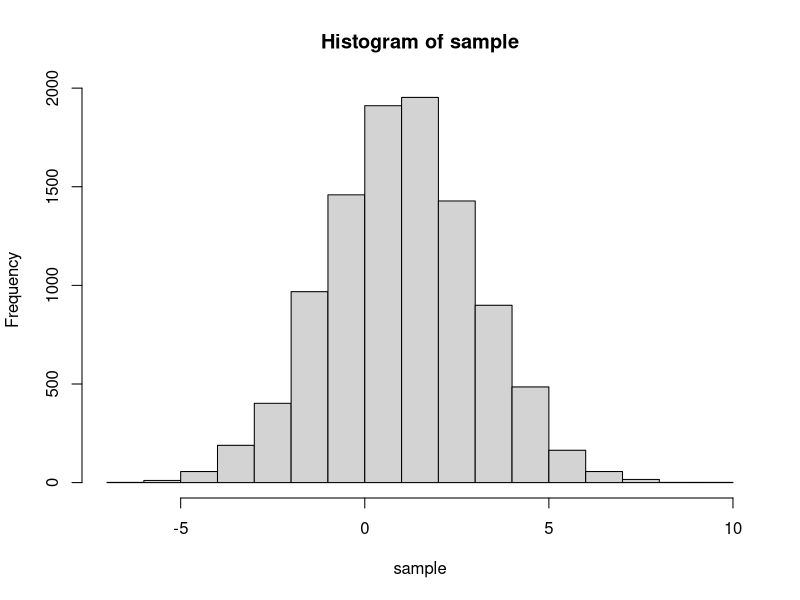
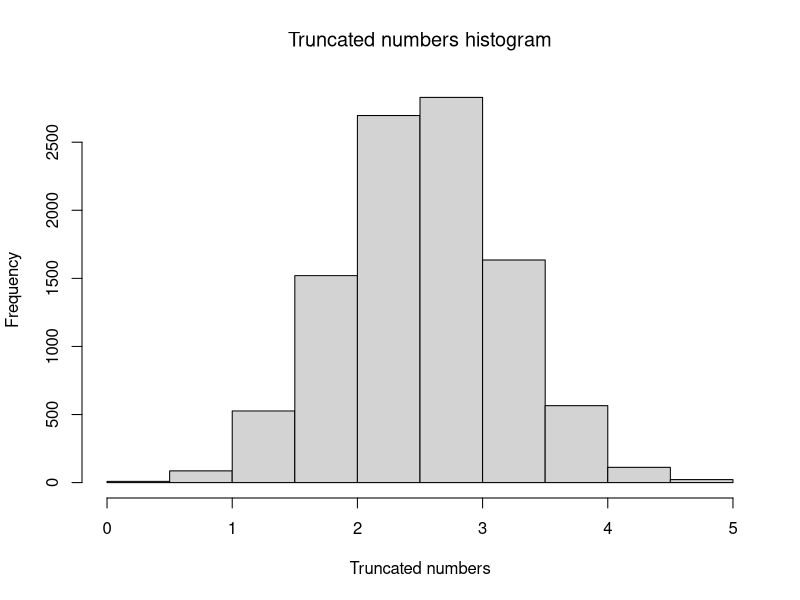
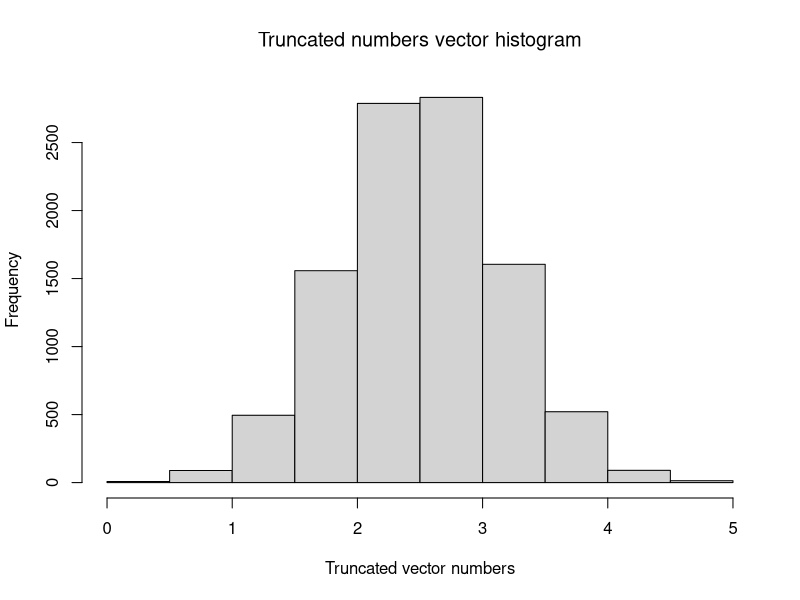
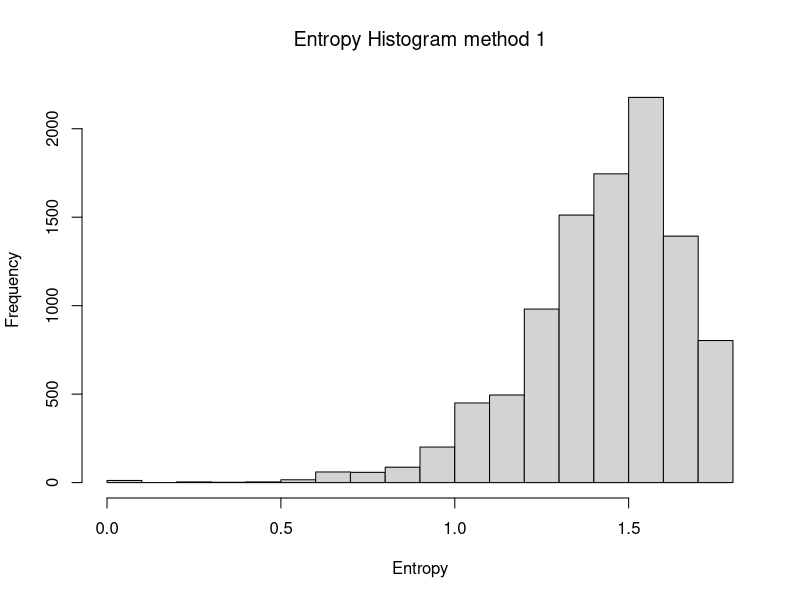
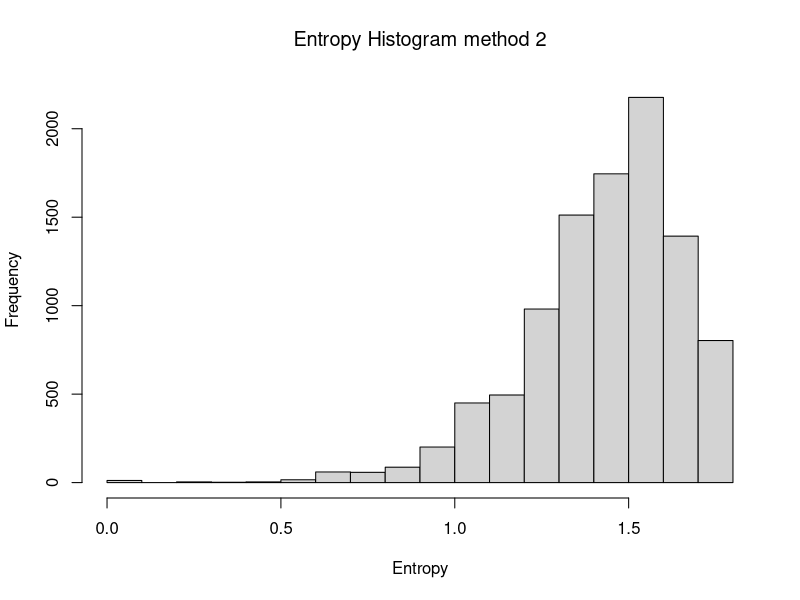

R code for these plots, in order:
#Name : Pradyuth Vangur
#Assignment 2

#Problem 1: Rejection sampling from a truncated Gaussian

#Question 1
#Creating a sample as described in the question
sample <- rnorm(n = 10000, mean = 1, sd = 2)
head(sample)

#Generating histogram of the sample
hist(sample)

#Question 2
#Creating trunc_norm in order to generate number between (lower, upper)
k <- 1

#Creating function with the required inputs
trunc_norm <- function(mean, sd, lower = -Inf, upper = Inf, num_samp = 1){
#Creating dataframe to store the data in the rows and columns represent the sample number
  trunc_sample <- data.frame()
#Generating sample sets of truncated gaussian data
  for(k in 1:num_samp){
    i <- 1
    j <- 1
#Generating random normalised data
    sample <- rnorm(n = 10000, mean = mean, sd = sd)
    while(i <= length(sample)){
#Converting each number from the normal Gaussian distribution to truncated distribution
      trunc_sample[j, k] <- (sample[i] - range(sample)[1]) * ((upper - lower) / (diff(range(sample)))) + lower
      i = i + 1
      j = j + 1
      }
  }
  return(trunc_sample)
}

#Question 3
#Generating the truncated numbers between 0 and 5
num <- trunc_norm(mean = 1, sd = 2, lower = 0, upper = 5)
head(num)
#We obtain the data in a list form which has to be unlisted to be histogrammed
hist(unlist(num), xlab = "Truncated numbers", main = expression("Truncated numbers histogram"))

#Question 4
#Creating function with the required inputs
trunc_norm_vec <- function(mean, sd, lower = -Inf, upper = Inf, num_samp = 1){
  sample_vec <- rnorm(10000, mean = mean, sd = sd)
  z <- 1
#Matrix represents the data samples with columns refering to the sample numbers
  trunc_sample_vec <- matrix(nrow = 10000, ncol = num_samp)
  while(z <= num_samp){
    trunc_sample_vec[,z] <- (sample_vec - range(sample_vec)[1]) * ((upper - lower) / diff(range(sample_vec))) + lower
    z = z + 1
  }
  return(trunc_sample_vec)
}

#Question 5
#Generating truncated numbers between 0 and 5
num_vec <- trunc_norm_vec(mean = 1, sd = 2, lower = 0, upper = 5)
head(num_vec)

#Generating histogram
hist(unlist(num_vec), xlab = "Truncated vector numbers", main = expression("Truncated numbers vector histogram"))

#Question 6
#System time for normal function with loops
system.time(trunc_norm(mean = 1, sd = 2, lower = 0, upper = 5, num_samp = 4))

#System time for normal function with vectors
system.time(trunc_norm_vec(mean = 1, sd = 2, lower = 0, upper = 5, num_samp = 4))

#Problem 2: Calculating Entropy

#Question 1
#Generating variables of mean 1 and sd 1
ent_vec <- matrix(rnorm(60000, mean = 1, sd = 1), ncol = 6)
head(ent_vec)

#Setting all negative elements to zero
ent_vec[which(ent_vec < 0)] <- 0

#Rescaling rows of matrix to one
ent_vec_sum <- rowSums(ent_vec)
head(ent_vec_sum)

#Reducing the sum of vectors in each row to one
ent_vec <- ent_vec / ent_vec_sum
head(ent_vec)

#Question 2
#Calculation of entropy of each element
#Method 1: Calculating by using na.rm inside the function
ent <- -ent_vec * log(ent_vec)
#Calculation of entropy of each row
ent_row_1 <- rowSums(ent, na.rm = TRUE)
head(ent_row_1)

#Method 2: Calculating by assigning 0 to NaN values
ent2 <- -ent_vec * log(ent_vec)
ent2[which(ent2 == "NaN")] <- 0
ent_row_2 <- rowSums(ent2)
head(ent_row_2)

#We observe the output generated by both methods are same.

#Question 3
#Method 1
hist(ent_row_1, xlab = "Entropy", main = expression("Entropy Histogram method 1"))

#Method 2
hist(ent_row_2, xlab = "Entropy", main = expression("Entropy Histogram method 2"))

#Question 4
#Largest entropy observed
ent_row_1[which(ent_row_1 == max(ent_row_1))]

#Corresponding vector
which(ent_row_1 == max(ent_row_1))

#Question 5
#Entropy refers to the measure of information in the probability information.
#Higher entropy refers to the less information and lower entropy refers to large
#amount of information.